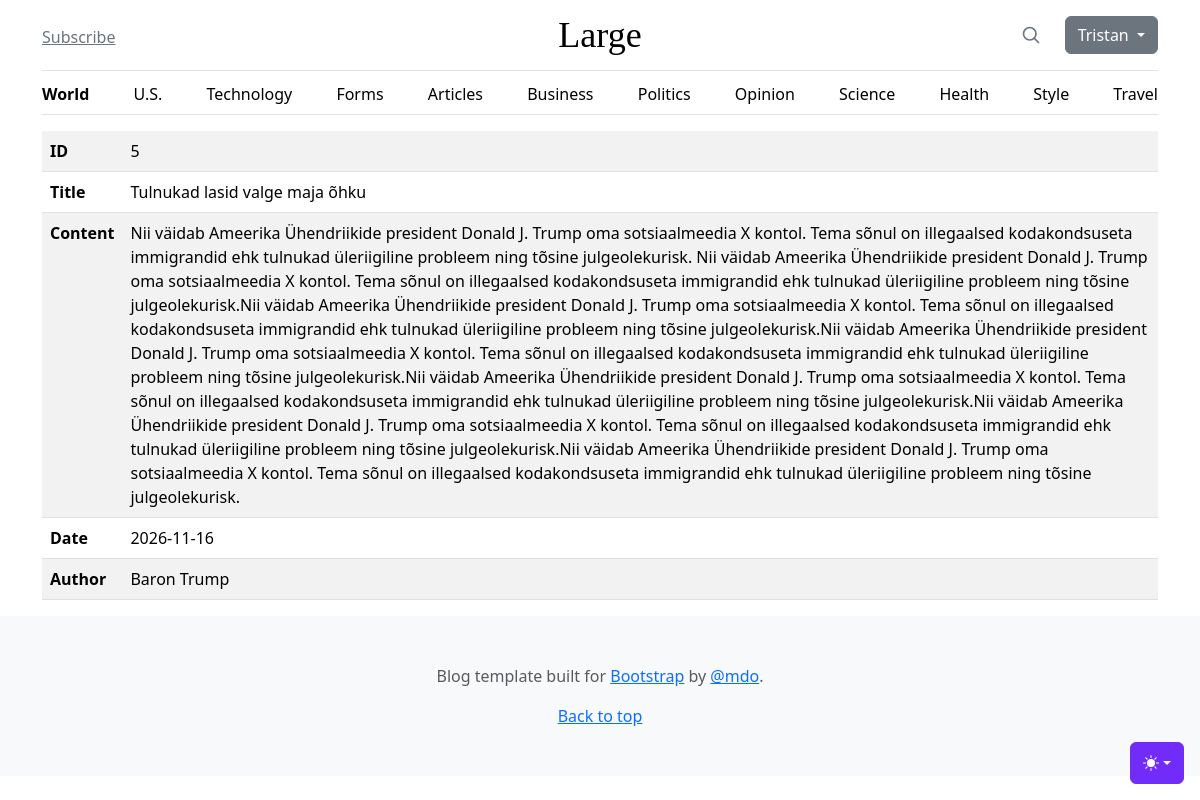
Screenshot of /admin/articles/view?id=5 (signed in) with the database file from the repository.
### tables this page shows
CREATE TABLE users
(
    id       integer
        constraint users_pk
            primary key autoincrement,
    name     text not null,
    email    text not null
        constraint users_pk_2
            unique,
    password text not null
);

CREATE TABLE articles
(
    id     integer
        constraint articles_pk
            primary key autoincrement,
    title  text     not null,
    body   text,
    date   datetime not null,
    author text     not null
);

### src/Router.php (called while the page is built, shortened)
<?php
class Router {
    private static $routes = [];
    public static function addRoute($method, $path, $action) {
        self::$routes[] = ['method' => $method, 'path' => $path, 'action' => $action];
    }
    public function __construct(private $path, private $method)
    {
        $this->path = parse_url($this->path, PHP_URL_PATH);
    }
    public function match() {
        foreach(self::$routes as $route){
            if($route['path'] === $this->path && $route['method'] === $this->method){
                return $route;
            }
        }
        return false;
    }
}

### src/DB.php (called while the page is built, shortened)
<?php
class DB {
    private $conn;
    public function __construct()
    {
        try {
            $this->conn = new PDO("sqlite:" . __DIR__ . '/../db.sqlite');
            $this->conn->setAttribute(PDO::ATTR_ERRMODE, PDO::ERRMODE_EXCEPTION);
        } catch (PDOException $e) {
            echo "Connection failed: " . $e->getMessage();
        }
    }
    public function find($table, $class, $id) {
        $sql = "SELECT * FROM $table WHERE id=$id";
        $result = $this->conn->query($sql);
        $result->setFetchMode(PDO::FETCH_CLASS, $class);
        return $result->fetch();
    }
}

### src/Models/Model.php (called while the page is built, shortened)
<?php
abstract class Model {
    protected static string $table;
    public static function find($id) {
        $db = new DB();
        return $db->find(static::$table, static::class, $id);
    }
}

### helpers.php (called while the page is built, shortened)
<?php
function view($viewName, $variables=[]){
    extract($variables);
    include __DIR__ . "/views/$viewName.php";
}
function auth() {
    $userID = $_SESSION['userID'] ?? null;
    if($userID) {
        return User::find($userID);
    }
    return false;
}

### views/articles/view.php (the view)
<?php include __DIR__ . '/../partials/header.php'; ?>
<main class="container">
  <table class="table table-hover table-striped">
    <tbody>
      <tr>
        <th>ID</th>
        <td><?= $article->id ?></td>
      </tr>
      <tr>
        <th>Title</th>
        <td><?= $article->title ?></td>
      </tr>
      <tr>
        <th>Content</th>
        <td><?= $article->body ?></td>
      </tr>
      <tr>
        <th>Date</th>
        <td><?= $article->date ?></td>
      </tr>
      <tr>
        <th>Author</th>
        <td><?= $article->author ?></td>
      </tr>
    </tbody>
  </table>
</main>
<?php include __DIR__ . '/../partials/footer.php'; ?>

### public/index.php (shortened to what this page needs)
<?php
spl_autoload_register(function ($class){
    $class = substr($class,4);
    $class = str_replace('\\', '/', $class);
});
require __DIR__ . '/../helpers.php';
$router = new App\Router($_SERVER['REQUEST_URI'], $_SERVER['REQUEST_METHOD']);
$match = $router->match();
if($match) {
    if(is_callable($match['action'])) {
        call_user_func($match['action']);
    } else if(is_array($match['action'])) {
        $controller = new $class();
        $method = $match['action'][1];
        $controller->$method();
    }
} else {
    echo 404;
}

### src/Controllers/ArticlesController.php (shortened to what this page needs)
<?php
class ArticlesController
{
    public function view() {
        $article = Article::find($_GET['id']);
        if($article) {
            view('articles/view', compact('article'));
        } else {
            echo 404;
        }
    }
}

### views/partials/header.php (shortened to what this page needs)
<!doctype html>
<html lang="en" data-bs-theme="auto">
  <head>
    <link href="/assets/dist/css/bootstrap.min.css" rel="stylesheet" />
    <link href="blog.css" rel="stylesheet" />
  </head>
  <body>
<?php include __DIR__ . '/themeselect.php'; ?>
<?php include __DIR__ . '/nav.php'; ?>

### views/partials/themeselect.php (shortened to what this page needs)
<div
    class="dropdown position-fixed bottom-0 end-0 mb-3 me-3 bd-mode-toggle">
    <button
        class="btn btn-bd-primary py-2 dropdown-toggle d-flex align-items-center"
        id="bd-theme"
        type="button"
        aria-expanded="false"
        data-bs-toggle="dropdown"
        aria-label="Toggle theme (auto)">
        <svg class="bi my-1 theme-icon-active" aria-hidden="true">
            <use href="#circle-half"></use>
        </svg>
    </button>
</div>

### views/partials/nav.php (shortened to what this page needs)
<div class="container">
  <header class="border-bottom lh-1 py-3">
    <div class="row flex-nowrap justify-content-between align-items-center">
      <div class="col-4 pt-1">
        <a class="link-secondary" href="#">Subscribe</a>
      </div>
      <div class="col-4 text-center">
        <a
          class="blog-header-logo text-body-emphasis text-decoration-none"
          href="#">Large</a>
      </div>
      <div class="col-4 d-flex justify-content-end align-items-center gap-2">
        <a class="link-secondary" href="#" aria-label="Search">
          <svg
            xmlns="http://www.w3.org/2000/svg"
            width="20"
            height="20"
            fill="none"
            stroke="currentColor"
            stroke-linecap="round"
            stroke-linejoin="round"
            stroke-width="2"
            class="mx-3"
            role="img"
            viewBox="0 0 24 24">
            <title>Search</title>
            <circle cx="10.5" cy="10.5" r="7.5"></circle>
            <path d="M21 21l-5.2-5.2"></path>
          </svg>
        </a>
        <?php if (auth()): ?>
          <div class="dropdown">
            <button class="btn btn-secondary dropdown-toggle" type="button" data-bs-toggle="dropdown" aria-expanded="false">
              <?= auth()->name ?>
            </button>
          </div>
        <?php else: ?>
          <a class="btn btn-sm btn-outline-secondary" href="/register">Sign up</a>
          <a class="btn btn-sm btn-outline-primary" href="/login">Login</a>
        <?php endif ?>
      </div>
    </div>
  </header>
  <div class="nav-scroller py-1 mb-3 border-bottom">
    <nav class="nav nav-underline justify-content-between">
      <a class="nav-item nav-link link-body-emphasis active" href="/">World</a>
      <a class="nav-item nav-link link-body-emphasis" href="/us">U.S.</a>
      <a class="nav-item nav-link link-body-emphasis" href="#">Technology</a>
      <a class="nav-item nav-link link-body-emphasis" href="/forms">Forms</a>
      <a class="nav-item nav-link link-body-emphasis" href="/admin/articles">Articles</a>
      <a class="nav-item nav-link link-body-emphasis" href="#">Business</a>
      <a class="nav-item nav-link link-body-emphasis" href="#">Politics</a>
      <a class="nav-item nav-link link-body-emphasis" href="#">Opinion</a>
      <a class="nav-item nav-link link-body-emphasis" href="#">Science</a>
      <a class="nav-item nav-link link-body-emphasis" href="#">Health</a>
      <a class="nav-item nav-link link-body-emphasis" href="#">Style</a>
      <a class="nav-item nav-link link-body-emphasis" href="#">Travel</a>
    </nav>
  </div>
</div>

### views/partials/footer.php (shortened to what this page needs)
<footer class="py-5 text-center text-body-secondary bg-body-tertiary">
    <p>
        Blog template built for
        <a href="https://getbootstrap.com/">Bootstrap</a> by
        <a href="https://x.com/mdo">@mdo</a>.
    </p>
    <p class="mb-0"><a href="#">Back to top</a></p>
</footer>
</body>
</html>

### public/blog.css (style rules this page uses)
.blog-header-logo { font-family: "Playfair Display", Georgia, "Times New Roman", serif; font-size: 2.25rem; }

### views/partials/header.php (style rules this page uses)
.bi { vertical-align: -0.125em; fill: currentColor; }
.nav-scroller { position: relative; z-index: 2; height: 2.75rem; overflow-y: hidden; }
.nav-scroller .nav { display: flex; flex-wrap: nowrap; padding-bottom: 1rem; margin-top: -1px; overflow-x: auto; text-align: center; white-space: nowrap; -webkit-overflow-scrolling: touch; }
.btn-bd-primary { --bd-violet-bg: #712cf9; --bd-violet-rgb: 112.520718, 44.062154, 249.437846; --bs-btn-font-weight: 600; --bs-btn-color: var(--bs-white); --bs-btn-bg: var(--bd-violet-bg); --bs-btn-border-color: var(--bd-violet-bg); --bs-btn-hover-color: var(--bs-white); --bs-btn-hover-bg: #6528e0; --bs-btn-hover-border-color: #6528e0; --bs-btn-focus-shadow-rgb: var(--bd-violet-rgb); --bs-btn-active-color: var(--bs-btn-hover-color); --bs-btn-active-bg: #5a23c8; --bs-btn-active-border-color: #5a23c8; }
.bd-mode-toggle { z-index: 1500; }
.bd-mode-toggle .bi { width: 1em; height: 1em; }

### rows the page displays
users: name "Tristan"
articles: id "5", title "Tulnukad lasid valge maja õhku", body "Nii väidab Ameerika Ühendriikide president Donald J. Trump oma sotsiaalmeedia X kontol. Tema sõnul on illegaalsed kodakondsuseta immigrandid ehk tulnukad üleriigiline probleem ning tõsine julgeolekurisk. Nii väidab Ameerika Ühendriikide president Donald J. Trump oma sotsiaalmeedia X kontol. Tema sõnul on illegaalsed kodakondsuseta immigrandid ehk tulnukad üleriigiline probleem ning tõsine julgeolekurisk.Nii väidab Ameerika Ühendriikide president Donald J. Trump oma sotsiaalmeedia X kontol. Tema sõnul on illegaalsed kodakondsuseta immigrandid ehk tulnukad üleriigiline probleem ning tõsine julgeolekurisk.Nii väidab Ameerika Ühendriikide president Donald J. Trump oma sotsiaalmeedia X kontol.…", date "2026-11-16", author "Baron Trump"
